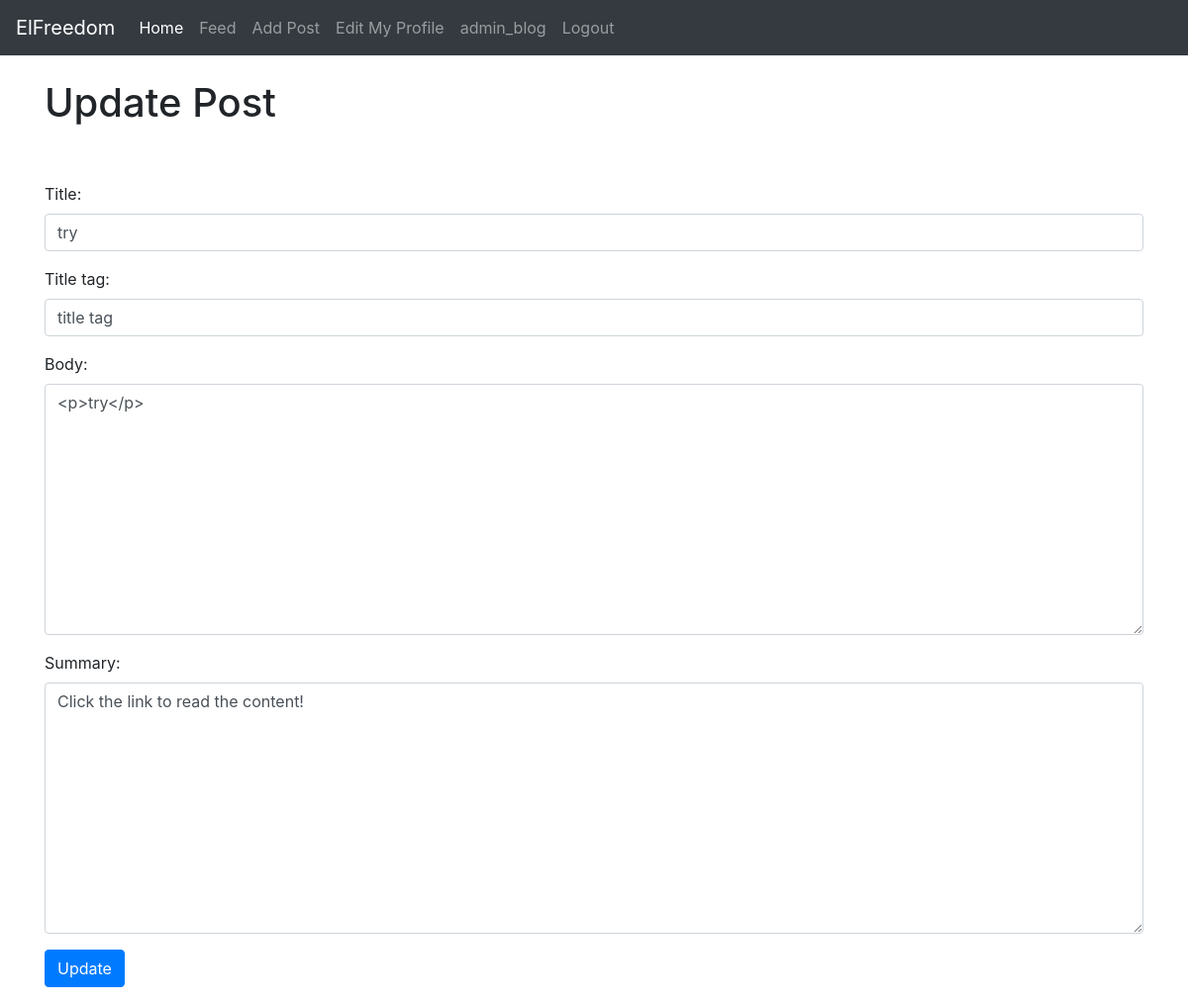
The page /article/edit-post/76 (signed in) on the database its author committed.
### myblog/models.py (models this page shows, shortened)
class Post(models.Model):
    title = models.CharField(max_length=255)
    title_tag = models.CharField(max_length=255, default="title tag")
    author = models.ForeignKey(User, on_delete=models.CASCADE)
    category = models.CharField(max_length=255, default='random')
    body = RichTextField(blank=True, null=True)
    post_date = models.DateField(auto_now_add=True)
    post_time = models.TimeField(auto_now_add=True)
    likes = models.ManyToManyField(User, related_name='blog_posts')
    summary = models.CharField(max_length=255, default='Click the link to read the content!')
    image = models.ImageField(null=True, blank=True, upload_to="images/")
    add_file = models.FileField(null=True, blank=True, upload_to="")

### myblog/views.py (the view)
# urls.py: path('article/edit-post/<int:pk>', UpdatePost.as_view(), name='update_post'),
class UpdatePost(UpdateView):
    model = Post
    form_class = UpdateForm
    template_name = 'update_post.html'

### myblog/forms.py
class UpdateForm(forms.ModelForm):
    class Meta:
        model = Post
        fields = ('title', 'title_tag', 'body', 'summary')
        widgets = {
            'title': forms.TextInput(attrs={'class': 'form-control', 'placeholder': 'add title to your post'}),
            'title_tag': forms.TextInput(attrs={'class': 'form-control', 'placeholder': 'add tag to you title'}),
            'body': forms.Textarea(attrs={'class': 'form-control', 'placeholder': 'add content'}),
            'summary': forms.Textarea(attrs={'class': 'form-control', 'placeholder': 'add content'}),
        }

### myblog/templates/update_post.html (shortened to what this page needs)
{% extends 'base.html' %}
{% block content %}
{% if user.is_authenticated %}
    {% if user.id == post.author.id %}
        <h1>Update Post</h1>
        <br/>
        <br/>
        <div class="form-group">
            <form method="POST">
                {{ form.as_p }}
            <button class="btn btn-primary" >Update</button>
        </div>
    {% else %}
        <h1>{{ user }} is Not the Author of this Post!</h1>
    {% endif %}
{% else %}
<h1>User Not Login!</h1>
{% endif %}
{% endblock %}

### myblog/templates/base.html (shortened to what this page needs)
{% load static %}
<!doctype html>
<html lang="en">
  <head>
    <link rel="stylesheet" href="https://stackpath.bootstrapcdn.com/bootstrap/4.5.0/css/bootstrap.min.css">
    <link rel="stylesheet" type="text/css" href="{% static 'main.css' %}">
  </head>
  <body>
    <nav class="navbar navbar-expand-lg navbar-dark bg-dark">
        <a class="navbar-brand" href="{% url 'home' %}">ElFreedom</a>
        <div class="collapse navbar-collapse" id="navbarSupportedContent">
          <ul class="navbar-nav mr-auto">
            <li class="nav-item">
              <a class="nav-link active" href="{% url 'home' %}">Home</a>
            </li>
            <li class="nav-item">
              <a class="nav-link" href="{% url 'feed' %}">Feed</a>
            </li>
            {% if user.is_authenticated %}
              <li class="nav-item">
                <a class="nav-link" href="{% url 'add_post' %}">Add Post</a>
              </li>
              <li class="nav-item">
                <a class="nav-link" href="{% url 'edit_profile' %}">Edit My Profile</a>
              </li>
              <li class="nav-item">
                <a class="nav-link" href="#">{{user}}</a>
              </li>
              <li class="nav-item">
                <a class="nav-link" href="{% url 'logout' %}">Logout</a>
              </li>
            {% endif %}
          </ul>
        </div>
      </nav>
    <br/>
    <div class="container">
        {% block content %}
        {% endblock %}
    </div>
  </body>
</html>

### rows shown on the page
Post: title "try", title_tag "title tag", body "<p>try</p>", summary "Click the link to read the content!"

### other values the page prints
{{ user }} "admin_blog"
